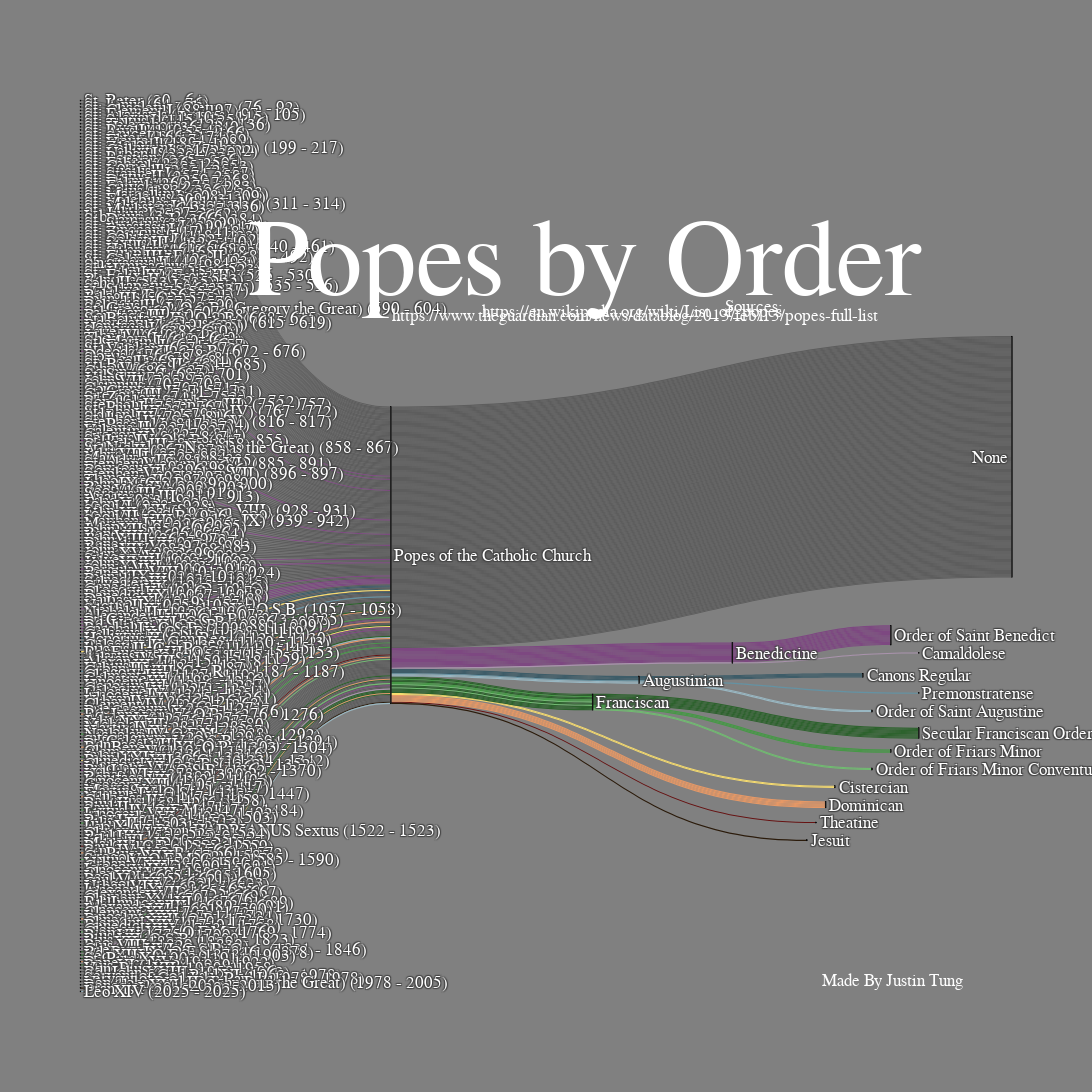

Source (notebook cell):
### Code cell
fig = go.Figure(data=[go.Sankey(
    arrangement = 'fixed',
    node = dict(
        x = x_loc_list,
        y = y_loc_list,
        pad = 50,
        thickness = 1,
        line = dict(color = color_list, width = 0.3),
        label = node_labels,
        color = '#0F0F0F',

    ),
    link = dict(
        source = sources,
        target = targets,
        color = color_list,
        value = [0.1] * 3000  # all values are the same. Disrupting this makes plotly reorder the nodes.
        ),
 )])

fig.add_annotation(x=0.755, y=0.78,
            text="Sources:",
            showarrow=False,)
fig.add_annotation(x=0.755, y=0.775,
            text="https://en.wikipedia.org/wiki/List_of_popes",
            showarrow=False)
fig.add_annotation(x=0.595, y=0.77,
            text="https://www.theguardian.com/news/datablog/2013/feb/13/popes-full-list",
            showarrow=False)
fig.add_annotation(x=0.95, y=0,
            text="Made By Justin Tung",
            showarrow=False,)

fig.update_layout(title={
                'text': "Popes by Order",
                'y':0.8,
                'x':0.536,
                 'font':{'size':110},
                'xanchor': 'center',
                'yanchor': 'top'},
                 font_size=17,
                  font_family="serif",
                  title_font_family='TeX Gyre Bonum',
                  font_color="white",
                  paper_bgcolor='grey',
                  width=1700, height=5000, margin_b=100)



fig.show()

### Figure 1 — Plotly figure (JSON) as saved in the notebook; plotly's stock layout.template omitted (floating-point values rounded to 4 significant figures; data arrays with more than 128 entries replaced by an {"elided": "..."} marker saying what was removed)
{"data": [{"arrangement": "fixed", "link": {"color": {"elided": "583 str values"}, "source": {"elided": "583 int values"}, "target": {"elided": "583 int values"}, "value": {"elided": "3000 float values"}}, "node": {"color": "#0F0F0F", "label": {"elided": "293 str values"}, "line": {"color": {"elided": "583 str values"}, "width": 0.3}, "pad": 50, "thickness": 1, "x": {"elided": "287 float values"}, "y": {"elided": "287 float values"}}, "type": "sankey"}], "layout": {"annotations": [{"showarrow": false, "text": "Sources:", "x": 0.755, "y": 0.78}, {"showarrow": false, "text": "https://en.wikipedia.org/wiki/List_of_popes", "x": 0.755, "y": 0.775}, {"showarrow": false, "text": "https://www.theguardian.com/news/datablog/2013/feb/13/popes-full-list", "x": 0.595, "y": 0.77}, {"showarrow": false, "text": "Made By Justin Tung", "x": 0.95, "y": 0}], "font": {"color": "white", "family": "serif", "size": 17}, "height": 5000, "margin": {"b": 100}, "paper_bgcolor": "grey", "title": {"font": {"family": "TeX Gyre Bonum", "size": 110}, "text": "Popes by Order", "x": 0.536, "xanchor": "center", "y": 0.8, "yanchor": "top"}, "width": 1700}}
